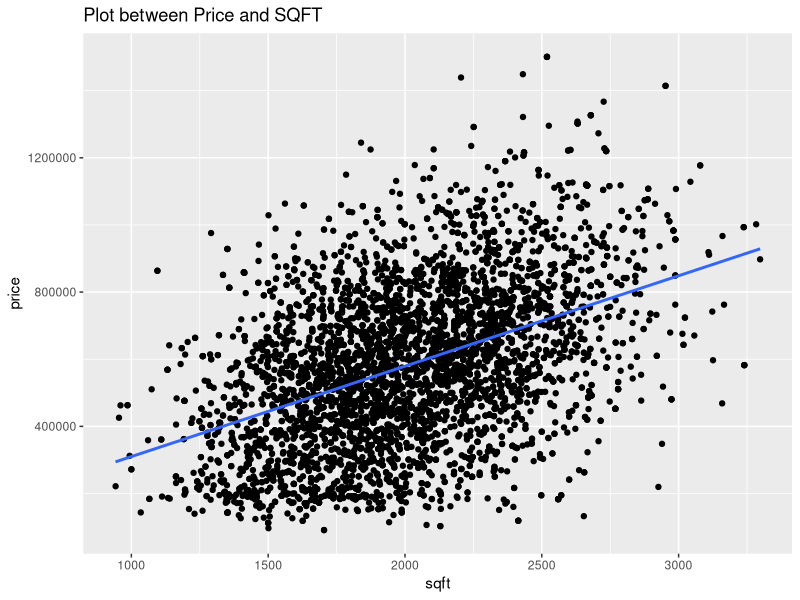
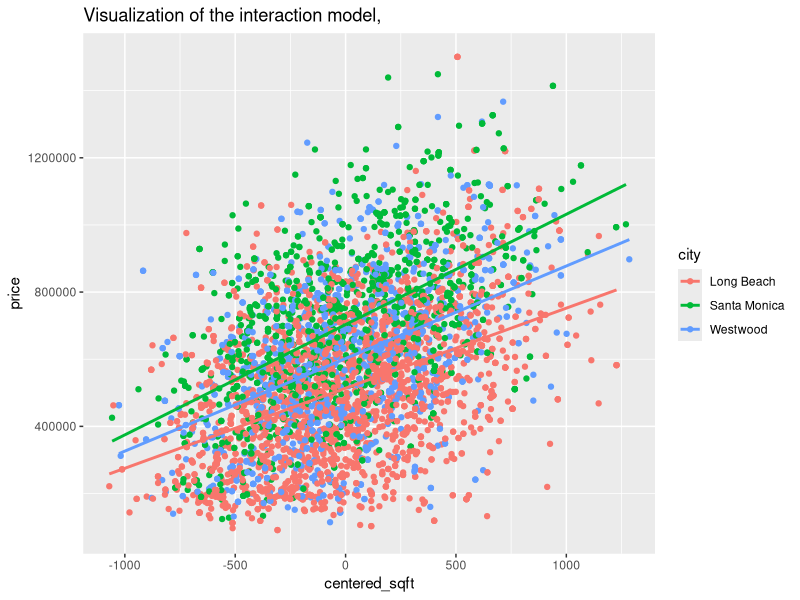
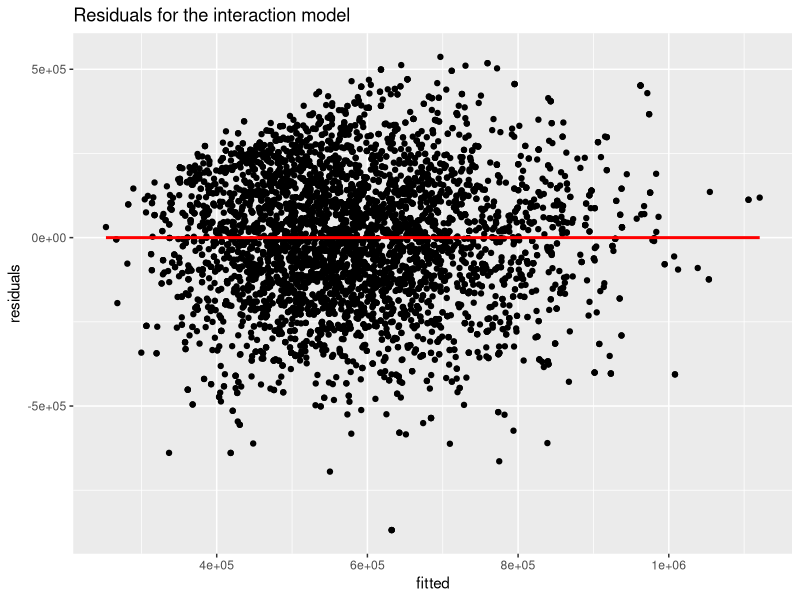
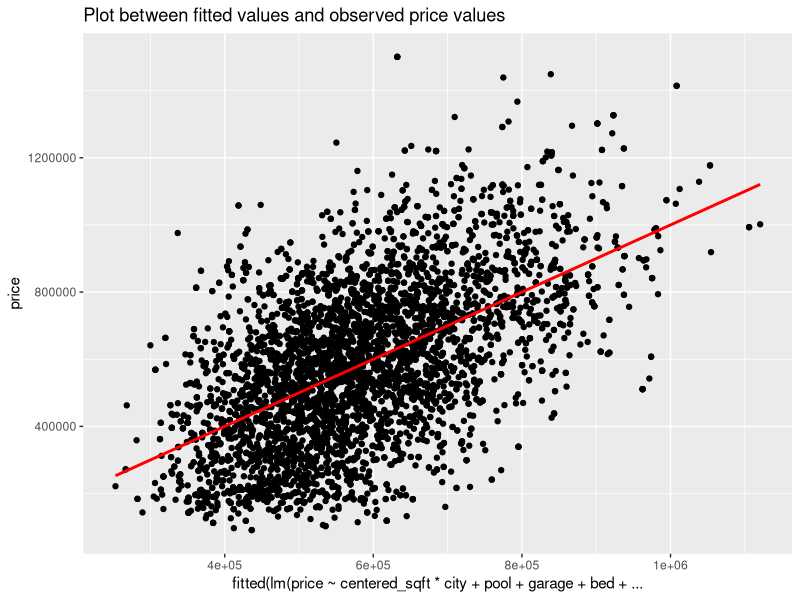
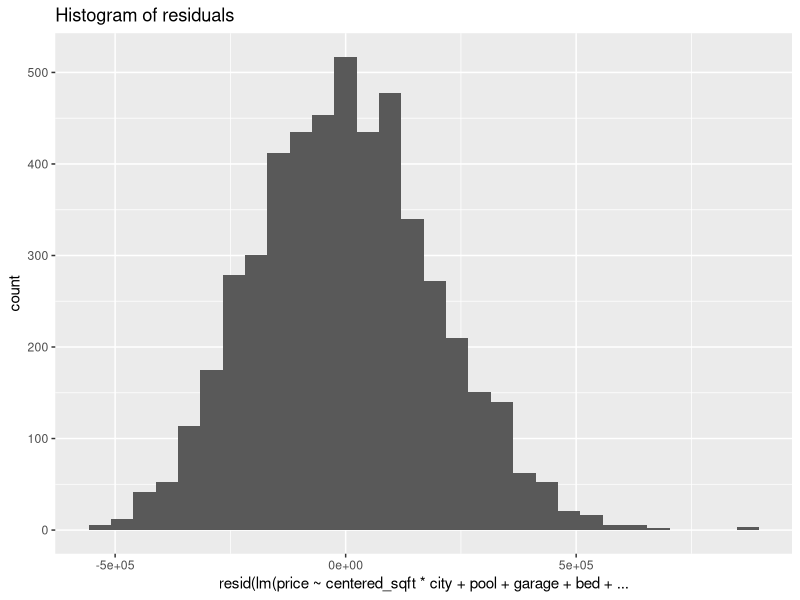

The R source for these figures, in order:
## ---- chunk 1
library(tidyverse)
library("ggplot2")
pd <- read_csv("pacdev_data.csv",show_col_types = FALSE)

summary(lm(price~sqft,data = pd))
ggplot(pd,aes(sqft,price))+geom_jitter()+geom_smooth(formula = y~ x,method = 'lm',se = F)+labs(title = "Plot between Price and SQFT")
## ---- chunk 2
pd<-pd%>%mutate(centered_sqft=(sqft-mean(sqft)))
summary(lm(price~centered_sqft+city+pool+garage+bed+bath,data = pd))



## ---- chunk 3
Int_Model<-summary(lm(price~centered_sqft*city+pool+garage+bed+bath,data = pd))
Int_Model
ggplot(pd,aes(centered_sqft,price,col=city))+geom_jitter()+geom_smooth(formula=y~x,method = 'lm',se=FALSE)+labs(title = "Visualization of the interaction model,")





## ---- chunk 4
plot1<-pd %>% 
  mutate(fitted = fitted(lm(price~centered_sqft*city+pool+garage+bed+bath,data = pd)),
         residuals = fitted-price) %>% 
  ggplot(aes(fitted, residuals)) +
  geom_point() +
  geom_smooth(formula=y~x,method = "lm", se = F, col = "red") +
  labs(title = "Residuals for the interaction model")
plot1

plot2<-
  ggplot(pd,aes(fitted(lm(price~centered_sqft*city+pool+garage+bed+bath,data = pd)),price)) +
  geom_point() +
  geom_smooth(formula=y~x,method = "lm", se = F, col = "red")+
  labs(title = "Plot between fitted values and observed price values")
plot2

plot3<-ggplot(pd,aes(resid(lm(price~centered_sqft*city+pool+garage+bed+bath,data = pd))))+geom_histogram(bins = 30)+
labs(title = "Histogram of residuals")
plot3
